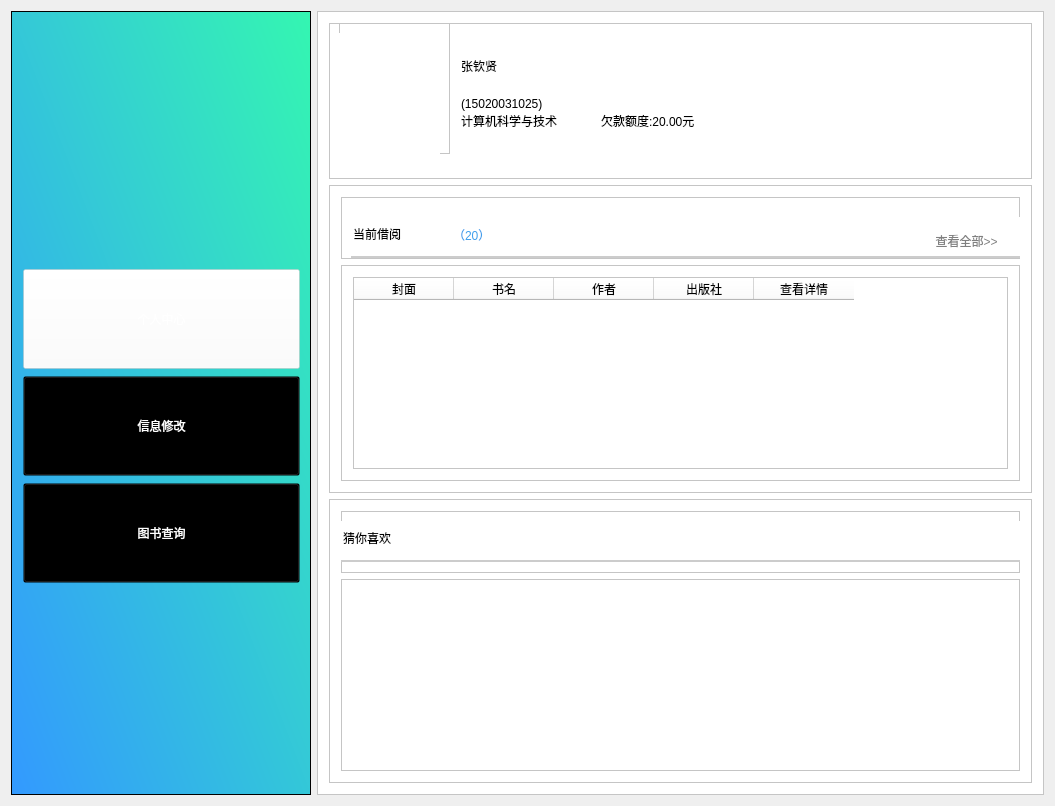
<?xml version="1.0" encoding="UTF-8"?>
<ui version="4.0">
 <class>student_index</class>
 <widget class="QWidget" name="student_index">
  <property name="geometry">
   <rect>
    <x>0</x>
    <y>0</y>
    <width>1055</width>
    <height>806</height>
   </rect>
  </property>
  <property name="sizePolicy">
   <sizepolicy hsizetype="Fixed" vsizetype="Fixed">
    <horstretch>0</horstretch>
    <verstretch>0</verstretch>
   </sizepolicy>
  </property>
  <property name="windowTitle">
   <string>student_index</string>
  </property>
  <layout class="QVBoxLayout" name="verticalLayout_2">
   <item>
    <layout class="QHBoxLayout" name="horizontalLayout">
     <property name="leftMargin">
      <number>0</number>
     </property>
     <item>
      <widget class="QFrame" name="frame">
       <property name="sizePolicy">
        <sizepolicy hsizetype="Fixed" vsizetype="Expanding">
         <horstretch>0</horstretch>
         <verstretch>0</verstretch>
        </sizepolicy>
       </property>
       <property name="minimumSize">
        <size>
         <width>300</width>
         <height>700</height>
        </size>
       </property>
       <property name="styleSheet">
        <string notr="true">
background-color: qlineargradient(spread:pad, x1:0, y1:1, x2:1, y2:0, stop:0 rgba(51, 153, 255,1), stop:1 rgba(52, 246, 177,1));</string>
       </property>
       <property name="frameShape">
        <enum>QFrame::StyledPanel</enum>
       </property>
       <property name="frameShadow">
        <enum>QFrame::Raised</enum>
       </property>
       <widget class="QFrame" name="frame_2">
        <property name="geometry">
         <rect>
          <x>70</x>
          <y>30</y>
          <width>171</width>
          <height>176</height>
         </rect>
        </property>
        <property name="minimumSize">
         <size>
          <width>0</width>
          <height>0</height>
         </size>
        </property>
        <property name="baseSize">
         <size>
          <width>0</width>
          <height>100</height>
         </size>
        </property>
        <property name="styleSheet">
         <string notr="true">image: url(:/Library/images/logo2.png);
background:transparent;</string>
        </property>
        <property name="frameShape">
         <enum>QFrame::StyledPanel</enum>
        </property>
        <property name="frameShadow">
         <enum>QFrame::Raised</enum>
        </property>
       </widget>
       <widget class="QFrame" name="frame_8">
        <property name="geometry">
         <rect>
          <x>0</x>
          <y>230</y>
          <width>301</width>
          <height>371</height>
         </rect>
        </property>
        <property name="styleSheet">
         <string notr="true">background:transparent;</string>
        </property>
        <property name="frameShape">
         <enum>QFrame::StyledPanel</enum>
        </property>
        <property name="frameShadow">
         <enum>QFrame::Raised</enum>
        </property>
        <layout class="QVBoxLayout" name="verticalLayout_6">
         <item>
          <layout class="QVBoxLayout" name="verticalLayout">
           <property name="spacing">
            <number>7</number>
           </property>
           <property name="sizeConstraint">
            <enum>QLayout::SetDefaultConstraint</enum>
           </property>
           <item>
            <widget class="QPushButton" name="btnPersonal">
             <property name="minimumSize">
              <size>
               <width>0</width>
               <height>100</height>
              </size>
             </property>
             <property name="styleSheet">
              <string notr="true">font: 12pt &quot;微软雅黑&quot;;
color:white;
background:transparent;
background-color:rgba(255,255,255,0.4);
cursor:pointer;</string>
             </property>
             <property name="text">
              <string>个人中心</string>
             </property>
            </widget>
           </item>
           <item>
            <widget class="QPushButton" name="btnInformationchange">
             <property name="minimumSize">
              <size>
               <width>0</width>
               <height>100</height>
              </size>
             </property>
             <property name="styleSheet">
              <string notr="true">font: 12pt &quot;微软雅黑&quot;;
color:white;
background:transparent;
cursor:pointer;</string>
             </property>
             <property name="text">
              <string>信息修改</string>
             </property>
            </widget>
           </item>
           <item>
            <widget class="QPushButton" name="btnSearchbook">
             <property name="minimumSize">
              <size>
               <width>0</width>
               <height>100</height>
              </size>
             </property>
             <property name="styleSheet">
              <string notr="true">font: 12pt &quot;微软雅黑&quot;;
color:white;
background:transparent;
cursor:pointer;</string>
             </property>
             <property name="text">
              <string>图书查询</string>
             </property>
            </widget>
           </item>
          </layout>
         </item>
        </layout>
       </widget>
      </widget>
     </item>
     <item>
      <widget class="QFrame" name="frame_3">
       <property name="sizePolicy">
        <sizepolicy hsizetype="Expanding" vsizetype="Expanding">
         <horstretch>0</horstretch>
         <verstretch>0</verstretch>
        </sizepolicy>
       </property>
       <property name="styleSheet">
        <string notr="true">background:white;</string>
       </property>
       <property name="frameShape">
        <enum>QFrame::StyledPanel</enum>
       </property>
       <property name="frameShadow">
        <enum>QFrame::Raised</enum>
       </property>
       <layout class="QVBoxLayout" name="verticalLayout_3">
        <item>
         <widget class="QFrame" name="frame_4">
          <property name="sizePolicy">
           <sizepolicy hsizetype="Expanding" vsizetype="Minimum">
            <horstretch>0</horstretch>
            <verstretch>0</verstretch>
           </sizepolicy>
          </property>
          <property name="minimumSize">
           <size>
            <width>0</width>
            <height>150</height>
           </size>
          </property>
          <property name="maximumSize">
           <size>
            <width>16777215</width>
            <height>200</height>
           </size>
          </property>
          <property name="frameShape">
           <enum>QFrame::StyledPanel</enum>
          </property>
          <property name="frameShadow">
           <enum>QFrame::Raised</enum>
          </property>
          <widget class="QFrame" name="frameHead">
           <property name="geometry">
            <rect>
             <x>10</x>
             <y>0</y>
             <width>111</width>
             <height>131</height>
            </rect>
           </property>
           <property name="styleSheet">
            <string notr="true"/>
           </property>
           <property name="frameShape">
            <enum>QFrame::StyledPanel</enum>
           </property>
           <property name="frameShadow">
            <enum>QFrame::Raised</enum>
           </property>
           <widget class="QLabel" name="lbHead">
            <property name="geometry">
             <rect>
              <x>0</x>
              <y>10</y>
              <width>101</width>
              <height>121</height>
             </rect>
            </property>
            <property name="styleSheet">
             <string notr="true">border-radius:999999;</string>
            </property>
            <property name="text">
             <string/>
            </property>
           </widget>
          </widget>
          <widget class="QLineEdit" name="etSname">
           <property name="geometry">
            <rect>
             <x>130</x>
             <y>20</y>
             <width>191</width>
             <height>51</height>
            </rect>
           </property>
           <property name="sizePolicy">
            <sizepolicy hsizetype="Fixed" vsizetype="Fixed">
             <horstretch>0</horstretch>
             <verstretch>0</verstretch>
            </sizepolicy>
           </property>
           <property name="styleSheet">
            <string notr="true">font: 14pt &quot;微软雅黑&quot;;
border-width:0;
border-style:outset;</string>
           </property>
           <property name="text">
            <string>张钦贤</string>
           </property>
          </widget>
          <widget class="QLineEdit" name="etSnumber">
           <property name="geometry">
            <rect>
             <x>130</x>
             <y>70</y>
             <width>171</width>
             <height>21</height>
            </rect>
           </property>
           <property name="styleSheet">
            <string notr="true">border-width:0;
font: 10pt &quot;微软雅黑&quot;;
border-style:outset;</string>
           </property>
           <property name="text">
            <string>(15020031025)</string>
           </property>
          </widget>
          <widget class="QLineEdit" name="etSdept">
           <property name="geometry">
            <rect>
             <x>130</x>
             <y>90</y>
             <width>131</width>
             <height>21</height>
            </rect>
           </property>
           <property name="styleSheet">
            <string notr="true">border-width:0;
font: 9pt &quot;微软雅黑&quot;;
border-style:outset;</string>
           </property>
           <property name="text">
            <string>计算机科学与技术</string>
           </property>
          </widget>
          <widget class="QLineEdit" name="etDebt">
           <property name="geometry">
            <rect>
             <x>270</x>
             <y>90</y>
             <width>141</width>
             <height>21</height>
            </rect>
           </property>
           <property name="styleSheet">
            <string notr="true">font: 9pt &quot;微软雅黑&quot;;
border:0;
border-style:outset;</string>
           </property>
           <property name="text">
            <string>欠款额度:20.00元</string>
           </property>
          </widget>
         </widget>
        </item>
        <item>
         <widget class="QFrame" name="frame_5">
          <property name="sizePolicy">
           <sizepolicy hsizetype="Expanding" vsizetype="Preferred">
            <horstretch>0</horstretch>
            <verstretch>0</verstretch>
           </sizepolicy>
          </property>
          <property name="frameShape">
           <enum>QFrame::StyledPanel</enum>
          </property>
          <property name="frameShadow">
           <enum>QFrame::Raised</enum>
          </property>
          <layout class="QVBoxLayout" name="verticalLayout_4">
           <item>
            <widget class="QFrame" name="frame_7">
             <property name="sizePolicy">
              <sizepolicy hsizetype="Preferred" vsizetype="Fixed">
               <horstretch>0</horstretch>
               <verstretch>62</verstretch>
              </sizepolicy>
             </property>
             <property name="minimumSize">
              <size>
               <width>0</width>
               <height>62</height>
              </size>
             </property>
             <property name="maximumSize">
              <size>
               <width>16777215</width>
               <height>70</height>
              </size>
             </property>
             <property name="frameShape">
              <enum>QFrame::StyledPanel</enum>
             </property>
             <property name="frameShadow">
              <enum>QFrame::Raised</enum>
             </property>
             <widget class="QLineEdit" name="lineEdit">
              <property name="geometry">
               <rect>
                <x>10</x>
                <y>20</y>
                <width>701</width>
                <height>41</height>
               </rect>
              </property>
              <property name="styleSheet">
               <string notr="true">border:2px solid #cccccc;
font: 14pt &quot;微软雅黑&quot;;
border-top:0;
border-left:0;
border-right:0;</string>
              </property>
              <property name="text">
               <string>当前借阅</string>
              </property>
             </widget>
             <widget class="QLineEdit" name="etBorrownumber">
              <property name="geometry">
               <rect>
                <x>110</x>
                <y>30</y>
                <width>61</width>
                <height>21</height>
               </rect>
              </property>
              <property name="styleSheet">
               <string notr="true">border-width:0;
font: 10pt &quot;微软雅黑&quot;;
border-style:outset;
color:#409FEC;</string>
              </property>
              <property name="text">
               <string>（20）</string>
              </property>
             </widget>
             <widget class="QPushButton" name="btnBorrowmore">
              <property name="geometry">
               <rect>
                <x>570</x>
                <y>30</y>
                <width>111</width>
                <height>28</height>
               </rect>
              </property>
              <property name="styleSheet">
               <string notr="true">color:#808080;
font: 11pt &quot;微软雅黑&quot;;
border:none;
text-size:20px;
cursor:pointer;</string>
              </property>
              <property name="text">
               <string>查看全部&gt;&gt;</string>
              </property>
             </widget>
            </widget>
           </item>
           <item>
            <widget class="QFrame" name="frame_10">
             <property name="frameShape">
              <enum>QFrame::StyledPanel</enum>
             </property>
             <property name="frameShadow">
              <enum>QFrame::Raised</enum>
             </property>
             <layout class="QVBoxLayout" name="verticalLayout_7">
              <item>
               <widget class="QTableWidget" name="tableBorrow">
                <property name="sizePolicy">
                 <sizepolicy hsizetype="Expanding" vsizetype="Maximum">
                  <horstretch>0</horstretch>
                  <verstretch>0</verstretch>
                 </sizepolicy>
                </property>
                <property name="maximumSize">
                 <size>
                  <width>16777215</width>
                  <height>200</height>
                 </size>
                </property>
                <column>
                 <property name="text">
                  <string>封面</string>
                 </property>
                </column>
                <column>
                 <property name="text">
                  <string>书名</string>
                 </property>
                </column>
                <column>
                 <property name="text">
                  <string>作者</string>
                 </property>
                </column>
                <column>
                 <property name="text">
                  <string>出版社</string>
                 </property>
                </column>
                <column>
                 <property name="text">
                  <string>查看详情</string>
                 </property>
                </column>
               </widget>
              </item>
             </layout>
            </widget>
           </item>
          </layout>
         </widget>
        </item>
        <item>
         <widget class="QFrame" name="frame_6">
          <property name="sizePolicy">
           <sizepolicy hsizetype="Expanding" vsizetype="Preferred">
            <horstretch>0</horstretch>
            <verstretch>0</verstretch>
           </sizepolicy>
          </property>
          <property name="frameShape">
           <enum>QFrame::StyledPanel</enum>
          </property>
          <property name="frameShadow">
           <enum>QFrame::Raised</enum>
          </property>
          <layout class="QVBoxLayout" name="verticalLayout_5">
           <item>
            <widget class="QFrame" name="frame_9">
             <property name="sizePolicy">
              <sizepolicy hsizetype="Preferred" vsizetype="Fixed">
               <horstretch>0</horstretch>
               <verstretch>62</verstretch>
              </sizepolicy>
             </property>
             <property name="minimumSize">
              <size>
               <width>0</width>
               <height>62</height>
              </size>
             </property>
             <property name="maximumSize">
              <size>
               <width>16777215</width>
               <height>70</height>
              </size>
             </property>
             <property name="frameShape">
              <enum>QFrame::StyledPanel</enum>
             </property>
             <property name="frameShadow">
              <enum>QFrame::Raised</enum>
             </property>
             <widget class="QLineEdit" name="lineEdit_2">
              <property name="geometry">
               <rect>
                <x>0</x>
                <y>10</y>
                <width>701</width>
                <height>41</height>
               </rect>
              </property>
              <property name="styleSheet">
               <string notr="true">border:2px solid #cccccc;
font: 14pt &quot;微软雅黑&quot;;
border-top:0;
border-left:0;
border-right:0;</string>
              </property>
              <property name="text">
               <string>猜你喜欢</string>
              </property>
             </widget>
            </widget>
           </item>
           <item>
            <widget class="QTableWidget" name="tableOrder">
             <property name="sizePolicy">
              <sizepolicy hsizetype="Preferred" vsizetype="Preferred">
               <horstretch>0</horstretch>
               <verstretch>0</verstretch>
              </sizepolicy>
             </property>
            </widget>
           </item>
          </layout>
         </widget>
        </item>
       </layout>
      </widget>
     </item>
    </layout>
   </item>
  </layout>
 </widget>
 <layoutdefault spacing="6" margin="11"/>
 <resources>
  <include location="library.qrc"/>
 </resources>
 <connections/>
</ui>
